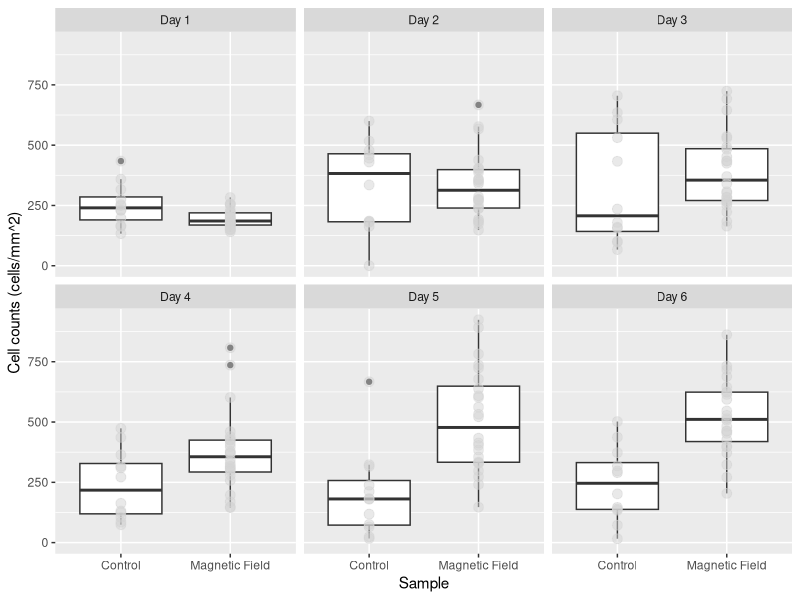
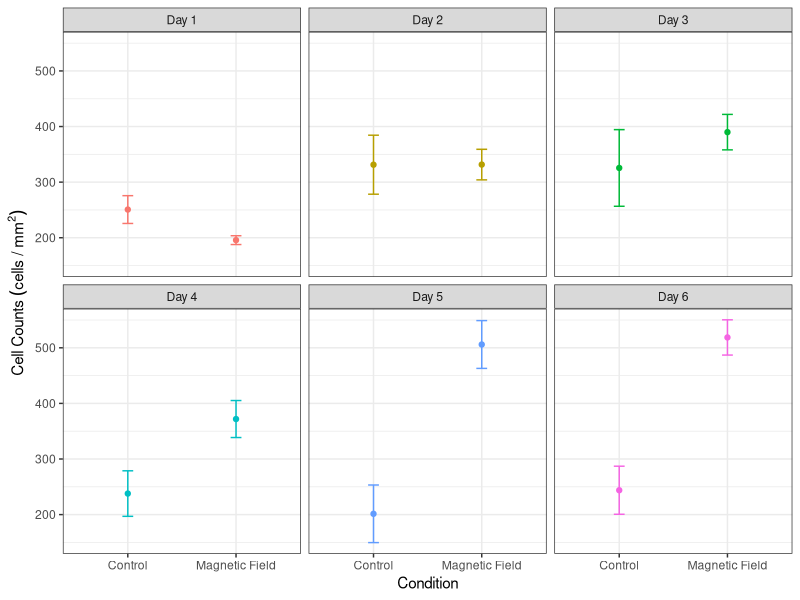

The R script that drew these images, in order:
## ---- chunk 1
# clear the environment
rm(list = ls())

# import the libraries that we will use
library(ggplot2)
library(dplyr)
library(here)
library(ggfortify)

## ---- chunk 2
# import the data set that we will be analysing, the stringsAsFactors = True argument converts categorical data to factors so we can analyse the levels
counts <- read.csv(here("Data", "HT22cellcountdata_2-11_2-13.csv"),stringsAsFactors = TRUE)

# take a look at the structure of the data
glimpse(counts)

# recode the counts to be before and after exposure
counts$Condition <- recode(counts$Condition, "B-Field" = 'Magnetic Field')

# relevel the data to put the control first
counts<- mutate(counts, Condition = relevel(Condition, ref = "Control"))
## ---- chunk 3
# make a box plot of the data
ggplot(counts, aes(x = Condition, y = Cell_Count)) +
geom_boxplot()+
  geom_point(size = 3, colour = 'lightgrey', alpha = 0.5)+
  facet_wrap(~Trial_Day)+
  xlab("Sample") +
  ylab("Cell counts (cells/mm^2)")
## ---- chunk 4
# find the means of the cell counts and put them in a new table
mean_counts <- counts %>% group_by(Condition,Trial_Day) %>% summarise(
  meancounts = mean(Cell_Count),
  secounts = sd(Cell_Count)/sqrt(sum(!is.na(Cell_Count))                                                             ))
## ---- chunk 5
# create scatterplot with error bars
ggplot(mean_counts, aes(Condition, meancounts, color = Trial_Day))+
     geom_point()+
     geom_line()+
     geom_errorbar(aes(ymin = meancounts - secounts,
                       ymax = meancounts + secounts), width = 0.1)+
    theme_bw()+
    facet_wrap(~Trial_Day)+
    theme(legend.position="none")+
    xlab("Condition")+
    ylab(expression(Cell~Counts~(cells~"/"~mm^2)))
         
## ---- chunk 6
library(scales)
# create scatter plot with error bars
high_density_plt <- ggplot(mean_counts, aes(Trial_Day, meancounts, color = Condition, group = Condition))+
     geom_point()+
     geom_line()+
     scale_color_manual(values=c('#F8766D','#00BFC4'))+
     geom_errorbar(aes(ymin = meancounts - secounts,
                       ymax = meancounts + secounts), width = 0.1)+
    theme_bw()+
    #theme(legend.position="none")+
    xlab("Trial Day")+
    ylab(expression(Cell~Counts~(cells~"/"~mm^2)))

ggsave(filename = "high_density_plt_sem2.jpg",
       plot = high_density_plt,
       width = 7,
       height = 4)
